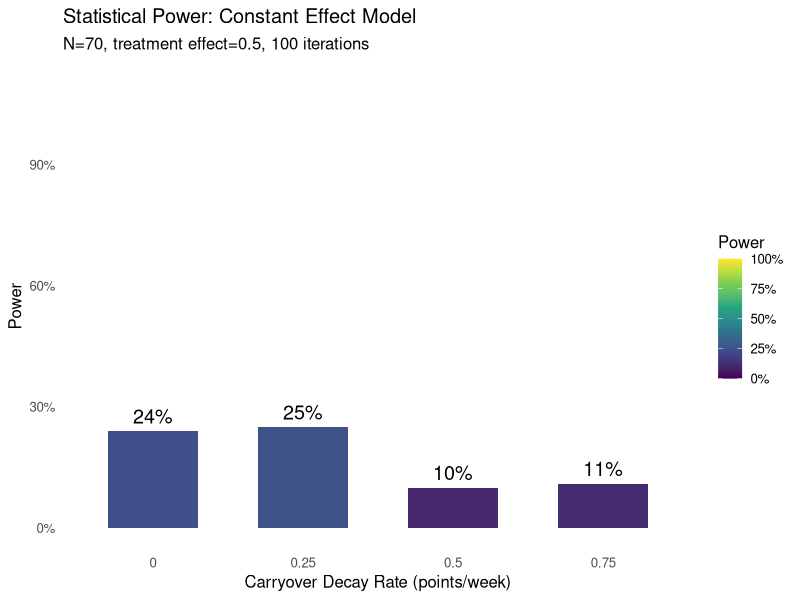

R code for this plot:
# Simplified N-of-1 Trial Simulation - Constant Effect Model
# Maximum simplification for learning

rm(list = ls())
suppressPackageStartupMessages({
  library(tidyverse)
  library(lmerTest)
  library(MASS)
  library(conflicted)
})

# Resolve conflicts
conflicts_prefer(dplyr::select)
conflicts_prefer(dplyr::filter)
conflicts_prefer(dplyr::lag)
conflicts_prefer(lmerTest::lmer)

# =============================================================================
# PARAMETERS
# =============================================================================

n_participants <- 70
n_iterations <- 100

# Three-factor response model - RATE-BASED (points per week)
BR_rate <- 0.5                 # Biological Response: drug improvement rate
ER_rate <- 0.2                 # Expectancy Response: placebo improvement rate
TR_rate <- 0.1                 # Time-variant Response: natural improvement rate
treatment_effect <- BR_rate    # Alias for display purposes

# Biomarker moderation of treatment effect
# Higher biomarker → stronger treatment response
# This creates the treatment × biomarker interaction
biomarker_moderation <- 0.25   # Per SD of biomarker, treatment effect changes by 25%

baseline_mean <- 10.0          # Mean baseline response
between_subject_sd <- 2.0      # SD of participant random effects
within_subject_sd <- 1.8       # SD of measurement noise
biomarker_mean <- 5.0          # Mean biomarker value
biomarker_sd <- 2.0            # SD of biomarker

# Correlation parameters (from Hendrickson)
# Autocorrelations within each response type
c.br <- 0.8                    # BR autocorrelation across timepoints
c.er <- 0.8                    # ER autocorrelation across timepoints
c.tr <- 0.8                    # TR autocorrelation across timepoints

# Cross-correlations between response types
c.cf1t <- 0.2                  # Same-time cross-correlation (BR-ER, BR-TR, ER-TR)
c.cfct <- 0.1                  # Different-time cross-correlation

# Biomarker and baseline correlations
c.bm_baseline <- 0.3           # Biomarker-baseline correlation
c.baseline_resp <- 0.4         # Baseline-response correlation

# Allowed correlation values (finite grid for consistent results)
allowed_correlations <- c(0, 0.1, 0.2, 0.3, 0.4, 0.5, 0.6)

# Parameter grid - what we're testing
param_grid <- expand_grid(
  biomarker_correlation = c(0.3),
  carryover_decay_rate = c(0, 0.25, 0.5, 0.75)    # Linear decay: points lost per week off drug
)

# =============================================================================
# BUILD SIGMA WITH GUARANTEED PD (Time-Based AR(1))
# =============================================================================

# Build sigma using independent construction with automatic scaling
# Structure: responses (24) conditioned on participant vars (2)
build_sigma_guaranteed_pd <- function(weeks, c.bm, params) {
  n_tp <- length(weeks)

  # Index ranges for final 26x26 (for compatibility)
  br_idx <- 1:n_tp
  er_idx <- (n_tp + 1):(2 * n_tp)
  tr_idx <- (2 * n_tp + 1):(3 * n_tp)
  bm_idx <- 3 * n_tp + 1
  bl_idx <- 3 * n_tp + 2

  # =========================================================================
  # STAGE 1: Build Σ₂₂ (2×2) - Biomarker & Baseline
  # =========================================================================
  # Always PD for |correlation| < 1

  Sigma_22 <- matrix(c(
    biomarker_sd^2,                                    c.bm_baseline * biomarker_sd * between_subject_sd,
    c.bm_baseline * biomarker_sd * between_subject_sd, between_subject_sd^2
  ), 2, 2)

  Sigma_22_inv <- solve(Sigma_22)

  # =========================================================================
  # STAGE 2: Build Σ₁₁ (24×24) - Responses with Time-Based AR(1)
  # =========================================================================
  # Guaranteed PD by construction

  # Helper: Build AR(1) covariance block based on actual time lags
  build_ar1_time <- function(weeks, rho, sigma) {
    n <- length(weeks)
    Cov <- matrix(0, n, n)
    for (i in 1:n) {
      for (j in 1:n) {
        time_lag <- abs(weeks[i] - weeks[j])
        Cov[i, j] <- sigma^2 * rho^time_lag
      }
    }
    return(Cov)
  }

  # Build diagonal blocks (within each response type)
  Sigma_BR <- build_ar1_time(weeks, c.br, within_subject_sd)
  Sigma_ER <- build_ar1_time(weeks, c.er, within_subject_sd)
  Sigma_TR <- build_ar1_time(weeks, c.tr, within_subject_sd)

  # Initialize 24x24 with diagonal blocks
  Sigma_11 <- matrix(0, 3 * n_tp, 3 * n_tp)
  Sigma_11[br_idx, br_idx] <- Sigma_BR
  Sigma_11[er_idx, er_idx] <- Sigma_ER
  Sigma_11[tr_idx, tr_idx] <- Sigma_TR

  # Add cross-correlations between response types
  # Use time-based decay for cross-correlations too
  for (i in 1:n_tp) {
    for (j in 1:n_tp) {
      time_lag <- abs(weeks[i] - weeks[j])

      if (i == j) {
        # Same timepoint: use c.cf1t
        cross_cov <- c.cf1t * within_subject_sd^2
      } else {
        # Different timepoint: use c.cfct with time decay
        cross_cov <- c.cfct * within_subject_sd^2 * (0.9^time_lag)
      }

      # BR-ER
      Sigma_11[br_idx[i], er_idx[j]] <- cross_cov
      Sigma_11[er_idx[j], br_idx[i]] <- cross_cov

      # BR-TR
      Sigma_11[br_idx[i], tr_idx[j]] <- cross_cov
      Sigma_11[tr_idx[j], br_idx[i]] <- cross_cov

      # ER-TR
      Sigma_11[er_idx[i], tr_idx[j]] <- cross_cov
      Sigma_11[tr_idx[j], er_idx[i]] <- cross_cov
    }
  }

  # =========================================================================
  # STAGE 3: Build Σ₁₂ (24×2) - Cross-covariance (regression coefficients)
  # =========================================================================

  Sigma_12 <- matrix(0, 3 * n_tp, 2)

  # Column 1: Biomarker effects on responses
  # BR strongly correlated with biomarker (this is what we're testing)
  Sigma_12[br_idx, 1] <- c.bm * within_subject_sd * biomarker_sd
  # ER and TR weakly correlated with biomarker
  Sigma_12[er_idx, 1] <- c.bm * 0.5 * within_subject_sd * biomarker_sd
  Sigma_12[tr_idx, 1] <- c.bm * 0.5 * within_subject_sd * biomarker_sd

  # Column 2: Baseline effects on responses
  Sigma_12[br_idx, 2] <- c.baseline_resp * within_subject_sd * between_subject_sd
  Sigma_12[er_idx, 2] <- c.baseline_resp * within_subject_sd * between_subject_sd
  Sigma_12[tr_idx, 2] <- c.baseline_resp * within_subject_sd * between_subject_sd

  # =========================================================================
  # STAGE 4: Check Schur Complement & Snap to Grid if Needed
  # =========================================================================

  # Function to find largest allowed correlation that keeps matrix PD
  find_valid_correlation <- function(Sigma_11, Sigma_22_inv, c.bm_requested,
                                     allowed_vals, sigma_resp, sigma_bm, sigma_bl,
                                     br_idx, er_idx, tr_idx) {
    # Try correlations from requested down to 0
    valid_vals <- allowed_vals[allowed_vals <= c.bm_requested]
    valid_vals <- sort(valid_vals, decreasing = TRUE)

    for (c.bm_try in valid_vals) {
      # Rebuild Sigma_12 with this correlation
      Sigma_12_try <- matrix(0, nrow(Sigma_11), 2)
      Sigma_12_try[br_idx, 1] <- c.bm_try * sigma_resp * sigma_bm
      Sigma_12_try[er_idx, 1] <- c.bm_try * 0.5 * sigma_resp * sigma_bm
      Sigma_12_try[tr_idx, 1] <- c.bm_try * 0.5 * sigma_resp * sigma_bm
      Sigma_12_try[br_idx, 2] <- c.baseline_resp * sigma_resp * sigma_bl
      Sigma_12_try[er_idx, 2] <- c.baseline_resp * sigma_resp * sigma_bl
      Sigma_12_try[tr_idx, 2] <- c.baseline_resp * sigma_resp * sigma_bl

      # Check if PD
      cross_term <- Sigma_12_try %*% Sigma_22_inv %*% t(Sigma_12_try)
      Sigma_cond_try <- Sigma_11 - cross_term
      min_eig <- min(eigen(Sigma_cond_try, only.values = TRUE)$values)

      if (min_eig > 1e-6) {
        return(list(c.bm = c.bm_try, Sigma_12 = Sigma_12_try, Sigma_cond = Sigma_cond_try))
      }
    }

    # Fallback to 0 correlation
    Sigma_12_try <- matrix(0, nrow(Sigma_11), 2)
    Sigma_12_try[br_idx, 2] <- c.baseline_resp * sigma_resp * sigma_bl
    Sigma_12_try[er_idx, 2] <- c.baseline_resp * sigma_resp * sigma_bl
    Sigma_12_try[tr_idx, 2] <- c.baseline_resp * sigma_resp * sigma_bl
    cross_term <- Sigma_12_try %*% Sigma_22_inv %*% t(Sigma_12_try)
    Sigma_cond_try <- Sigma_11 - cross_term

    return(list(c.bm = 0, Sigma_12 = Sigma_12_try, Sigma_cond = Sigma_cond_try))
  }

  # Find valid correlation on the grid
  result <- find_valid_correlation(
    Sigma_11, Sigma_22_inv, c.bm,
    allowed_correlations, within_subject_sd, biomarker_sd, between_subject_sd,
    br_idx, er_idx, tr_idx
  )

  Sigma_12 <- result$Sigma_12
  Sigma_cond <- result$Sigma_cond
  effective_c.bm <- result$c.bm

  if (effective_c.bm < c.bm) {
    cat(sprintf("  Snapped biomarker correlation: %.2f → %.2f (to ensure PD)\n",
                c.bm, effective_c.bm))
  }

  # =========================================================================
  # Return partitioned result
  # =========================================================================

  return(list(
    Sigma_11 = Sigma_11,
    Sigma_22 = Sigma_22,
    Sigma_12 = Sigma_12,
    Sigma_cond = Sigma_cond,
    Sigma_22_inv = Sigma_22_inv,
    requested_c.bm = c.bm,
    effective_c.bm = effective_c.bm,
    indices = list(br = br_idx, er = er_idx, tr = tr_idx, bm = bm_idx, bl = bl_idx)
  ))
}

# =============================================================================
# TWO-STAGE DATA GENERATION (2x2 + 24x24)
# =============================================================================

# Generate one participant's data using two-stage approach
# Uses pre-computed partitioned sigma from build_sigma_guaranteed_pd
generate_participant_twostage <- function(sigma_parts, idx) {
  # Stage 1: Generate participant variables (biomarker, baseline) from 2x2
  x2 <- mvrnorm(1, mu = c(0, 0), Sigma = sigma_parts$Sigma_22)

  # Stage 2: Compute conditional mean given participant vars
  # Conditional mean: μ₁|₂ = Σ₁₂ Σ₂₂⁻¹ x₂
  mu_cond <- sigma_parts$Sigma_12 %*% sigma_parts$Sigma_22_inv %*% x2

  # Generate responses from conditional distribution
  # Sigma_cond is pre-computed and guaranteed PD
  x1 <- mvrnorm(1, mu = as.vector(mu_cond), Sigma = sigma_parts$Sigma_cond)

  # Extract components
  n_tp <- length(idx$br)
  list(
    biomarker = x2[1] + biomarker_mean,
    baseline = x2[2] + baseline_mean,
    br_random = x1[1:n_tp],
    er_random = x1[(n_tp+1):(2*n_tp)],
    tr_random = x1[(2*n_tp+1):(3*n_tp)]
  )
}

# =============================================================================
# VERIFICATION: Compare two-stage vs direct 26x26
# =============================================================================

verify_twostage_equivalence <- function(Sigma, idx, n_samples = 10000) {
  cat("Verifying two-stage equivalence with", n_samples, "samples...\n")

  # Partition sigma
  partitioned <- partition_sigma(Sigma, idx)

  # Generate samples using direct method
  set.seed(999)
  samples_direct <- mvrnorm(n_samples, mu = rep(0, nrow(Sigma)), Sigma = Sigma)

  # Generate samples using two-stage method
  set.seed(888)
  samples_twostage <- matrix(0, n_samples, nrow(Sigma))
  resp_idx <- c(idx$br, idx$er, idx$tr)
  part_idx <- c(idx$bm, idx$bl)

  for (i in 1:n_samples) {
    result <- generate_participant_twostage(partitioned, idx)
    samples_twostage[i, resp_idx] <- c(result$br_random, result$er_random, result$tr_random)
    samples_twostage[i, part_idx] <- c(result$biomarker - biomarker_mean,
                                        result$baseline - baseline_mean)
  }

  # Compare covariance matrices
  cov_direct <- cov(samples_direct)
  cov_twostage <- cov(samples_twostage)

  max_cov_diff <- max(abs(cov_direct - cov_twostage))
  mean_cov_diff <- mean(abs(cov_direct - cov_twostage))

  # Compare means (should both be ~0)
  max_mean_diff <- max(abs(colMeans(samples_direct) - colMeans(samples_twostage)))

  cat(sprintf("  Max covariance difference: %.6f\n", max_cov_diff))
  cat(sprintf("  Mean covariance difference: %.6f\n", mean_cov_diff))
  cat(sprintf("  Max mean difference: %.6f\n", max_mean_diff))

  # Check if differences are within sampling error
  # Expected sampling error for covariance ~= 2*sigma^2/sqrt(n)
  expected_error <- 2 * max(diag(Sigma))^2 / sqrt(n_samples)

  if (max_cov_diff < expected_error * 3) {
    cat("  ✓ PASSED: Differences within expected sampling error\n")
    return(TRUE)
  } else {
    cat("  ✗ FAILED: Differences exceed expected sampling error\n")
    return(FALSE)
  }
}

# =============================================================================
# HYBRID DESIGN STRUCTURE
# =============================================================================

# Measurement schedule
measurement_weeks <- c(4, 8, 9, 10, 11, 12, 16, 20)

# Function to create design with randomized path assignment
create_hybrid_design <- function(n_participants, measurement_weeks) {
  # Randomize participants to 4 paths (balanced)
  path_assignment <- sample(rep(1:4, length.out = n_participants))

  # Create design matrix
  expand_grid(
    participant_id = 1:n_participants,
    week = measurement_weeks
  ) %>%
    mutate(
      path = path_assignment[participant_id],

      # Treatment assignment based on path and week
      # Weeks 4, 8: Open-label, all on active
      # Week 9: Blinded, all on active
      # Week 10: Blinded, randomized (paths 1,2 = active; paths 3,4 = placebo)
      # Weeks 11, 12: Blinded, all on placebo
      # Week 16: Blinded crossover
      # Week 20: Blinded crossover
      treatment = case_when(
        week %in% c(4, 8) ~ 1,                              # Open-label: all active
        week == 9 ~ 1,                                      # Blinded: all active
        week == 10 & path %in% c(1, 2) ~ 1,                 # Randomized: paths 1,2 active
        week == 10 & path %in% c(3, 4) ~ 0,                 # Randomized: paths 3,4 placebo
        week %in% c(11, 12) ~ 0,                            # All on placebo
        week == 16 & path %in% c(1, 3) ~ 1,                 # Crossover period
        week == 16 & path %in% c(2, 4) ~ 0,
        week == 20 & path %in% c(1, 3) ~ 0,                 # Crossover period
        week == 20 & path %in% c(2, 4) ~ 1,
        TRUE ~ NA_real_
      ),

      # Expectancy: 1.0 = open-label (know they're on drug), 0.5 = blinded
      expectancy = if_else(week %in% c(4, 8), 1.0, 0.5)
    )
}

# =============================================================================
# RUN SIMULATION
# =============================================================================

cat("Running simulation with constant effect model...\n")
cat("Treatment effect =", treatment_effect, "\n")
cat("Participants =", n_participants, "\n")
cat("Iterations per condition =", n_iterations, "\n\n")

results <- tibble()

for (i in 1:nrow(param_grid)) {
  params <- as.list(param_grid[i, ])
  cat(sprintf("Condition %d: biomarker=%.2f, carryover_decay=%.2f\n",
              i, params$biomarker_correlation, params$carryover_decay_rate))

  # Run iterations
  for (iter in 1:n_iterations) {
    set.seed(iter * 1000 + i)

    # Create design with fresh path randomization for this iteration
    hybrid_design <- create_hybrid_design(n_participants, measurement_weeks)

    n_timepoints <- length(measurement_weeks)

    # Build sigma with guaranteed PD using time-based AR(1)
    sigma_parts <- build_sigma_guaranteed_pd(measurement_weeks, params$biomarker_correlation, params)
    idx <- sigma_parts$indices
    effective_bm_corr <- sigma_parts$effective_c.bm

    # Generate correlated data for each participant using TWO-STAGE approach
    all_participant_data <- list()

    for (pid in 1:n_participants) {
      # Two-stage generation: (biomarker, baseline) then (BR, ER, TR | biomarker, baseline)
      result <- generate_participant_twostage(sigma_parts, idx)

      all_participant_data[[pid]] <- tibble(
        participant_id = pid,
        biomarker = result$biomarker,
        baseline = result$baseline,
        br_random = result$br_random,
        er_random = result$er_random,
        tr_random = result$tr_random
      )
    }

    participant_data <- bind_rows(all_participant_data) %>%
      group_by(participant_id) %>%
      mutate(timepoint_idx = row_number()) %>%
      ungroup()

    # Generate trial data
    trial_data <- hybrid_design %>%
      group_by(participant_id) %>%
      mutate(timepoint_idx = row_number()) %>%
      ungroup() %>%
      left_join(participant_data, by = c("participant_id", "timepoint_idx")) %>%
      group_by(participant_id) %>%
      arrange(week) %>%
      mutate(
        # ===========================================
        # CUMULATIVE TIME TRACKING
        # ===========================================

        # Cumulative weeks on drug
        weeks_on_drug = cumsum(treatment),

        # Cumulative weeks with expectancy (weighted by expectancy level)
        weeks_with_expectancy = cumsum(expectancy),

        # Cumulative weeks in trial (for time trend)
        weeks_in_trial = week - min(week),

        # Track when drug stops for carryover calculation
        time_off = cumsum(treatment == 0),

        # Carryover effect indicator (first week off drug after being on)
        carryover_effect = as.numeric(treatment == 0 & lag(treatment, default = 1) == 1),

        # ===========================================
        # THREE-FACTOR RESPONSE MODEL (RATE-BASED + RANDOM VARIATION)
        # ===========================================

        # Center biomarker for moderation calculation
        bm_centered = (biomarker - biomarker_mean) / biomarker_sd,

        # 1. BR (Biological Response) - accumulates while on drug + random variation
        #    - Mean: BR_rate points per week on drug
        #    - BIOMARKER MODERATION: effect scales with biomarker level
        #    - Carryover: partial at first off-drug timepoint, then 0
        #    - Random: from 26x26 sigma matrix (correlated across time)
        BR_mean = {
          # Treatment effect moderated by biomarker
          # Higher biomarker → stronger BR effect
          effective_BR_rate <- BR_rate * (1 + biomarker_moderation * bm_centered)

          br_accumulated <- lag(weeks_on_drug, default = 0) * effective_BR_rate
          first_off <- treatment == 0 & lag(treatment, default = 1) == 1

          ifelse(treatment == 1,
                 weeks_on_drug * effective_BR_rate,
                 ifelse(first_off,
                        br_accumulated * params$carryover_decay_rate,
                        0))
        },
        BR = BR_mean + br_random,

        # 2. ER (Expectancy Response) - accumulates based on expectancy + random variation
        #    - Mean: ER_rate points per week × expectancy level
        #    - Random: from 26x26 sigma matrix
        ER_mean = weeks_with_expectancy * ER_rate,
        ER = ER_mean + er_random,

        # 3. TR (Time-variant Response) - linear time trend + random variation
        #    - Mean: TR_rate points per week
        #    - Random: from 26x26 sigma matrix
        TR_mean = weeks_in_trial * TR_rate,
        TR = TR_mean + tr_random,

        # ===========================================
        # TOTAL RESPONSE
        # ===========================================
        # Response = baseline + BR + ER + TR
        # Note: baseline already includes between-subject variability from sigma
        # Note: biomarker moderation is applied explicitly to BR_mean above
        response = baseline + BR + ER + TR
      ) %>%
      ungroup()

    # Fit mixed model
    model_result <- tryCatch({
      # Re-center biomarker using sample mean (for model interpretation)
      # Note: data generation uses population parameters for standardization
      trial_data <- trial_data %>%
        mutate(bm_centered = biomarker - mean(biomarker))

      if (params$carryover_decay_rate > 0) {
        model <- lmer(response ~ treatment * bm_centered + week + carryover_effect +
                      (1 | participant_id),
                      data = trial_data)
      } else {
        model <- lmer(response ~ treatment * bm_centered + week +
                      (1 | participant_id),
                      data = trial_data)
      }

      # Extract treatment × biomarker interaction
      coefs <- summary(model)$coefficients
      idx <- which(rownames(coefs) == "treatment:bm_centered")

      if (length(idx) == 0) {
        stop("Interaction term not found")
      }

      # Calculate p-value
      t_val <- coefs[idx, "t value"]
      df_approx <- nrow(trial_data) - nrow(coefs)
      p_value <- 2 * pt(-abs(t_val), df = df_approx)

      tibble(
        iteration = iter,
        biomarker_correlation = effective_bm_corr,  # Use effective (grid) value
        carryover_decay_rate = params$carryover_decay_rate,
        effect_size = coefs[idx, "Estimate"],
        se = coefs[idx, "Std. Error"],
        t_value = t_val,
        p_value = p_value,
        significant = p_value < 0.05
      )
    }, error = function(e) {
      cat("  Error in iteration", iter, ":", conditionMessage(e), "\n")
      tibble(iteration = iter, biomarker_correlation = effective_bm_corr,
             carryover_decay_rate = params$carryover_decay_rate, effect_size = NA,
             se = NA, t_value = NA, p_value = NA, significant = NA)
    })

    results <- bind_rows(results, model_result)
  }
}

# =============================================================================
# SUMMARIZE RESULTS
# =============================================================================

cat("\n", strrep("=", 50), "\n")
cat("RESULTS\n")
cat(strrep("=", 50), "\n\n")

summary_results <- results %>%
  group_by(biomarker_correlation, carryover_decay_rate) %>%
  summarize(
    power = mean(significant, na.rm = TRUE),
    mean_effect = mean(effect_size, na.rm = TRUE),
    sd_effect = sd(effect_size, na.rm = TRUE),
    n = n(),
    .groups = "drop"
  )

print(summary_results)

# =============================================================================
# VISUALIZATION
# =============================================================================

library(viridis)

# Adaptive visualization based on data structure
plot_power_results <- function(data) {
  has_carryover <- n_distinct(data$carryover_decay_rate) > 1
  has_biomarker <- n_distinct(data$biomarker_correlation) > 1

  # Convert to factors
  data <- data %>%
    mutate(
      carryover_decay_rate = factor(carryover_decay_rate),
      biomarker_correlation = factor(biomarker_correlation)
    )

  if (has_carryover && has_biomarker) {
    # 2D heatmap
    p <- ggplot(data, aes(x = carryover_decay_rate, y = biomarker_correlation, fill = power)) +
      geom_tile(color = "white", linewidth = 0.5) +
      geom_text(aes(label = sprintf("%.0f%%", power * 100)), color = "black", size = 5) +
      labs(x = "Carryover Decay Rate (points/week)", y = "Biomarker Correlation")

  } else if (has_carryover) {
    # Bar chart by carryover
    p <- ggplot(data, aes(x = carryover_decay_rate, y = power, fill = power)) +
      geom_col(width = 0.6) +
      geom_text(aes(label = sprintf("%.0f%%", power * 100)), vjust = -0.5, size = 5) +
      scale_y_continuous(limits = c(0, 1.1), labels = scales::percent) +
      labs(x = "Carryover Decay Rate (points/week)", y = "Power")

  } else if (has_biomarker) {
    # Bar chart by biomarker
    p <- ggplot(data, aes(x = biomarker_correlation, y = power, fill = power)) +
      geom_col(width = 0.6) +
      geom_text(aes(label = sprintf("%.0f%%", power * 100)), vjust = -0.5, size = 5) +
      scale_y_continuous(limits = c(0, 1.1), labels = scales::percent) +
      labs(x = "Biomarker Correlation", y = "Power")

  } else {
    # Single bar
    p <- ggplot(data, aes(x = 1, y = power, fill = power)) +
      geom_col(width = 0.4) +
      geom_text(aes(label = sprintf("%.0f%%", power * 100)), vjust = -0.5, size = 6) +
      scale_y_continuous(limits = c(0, 1.1), labels = scales::percent) +
      labs(x = "", y = "Power") +
      theme(axis.text.x = element_blank(), axis.ticks.x = element_blank())
  }

  # Common styling
  p <- p +
    scale_fill_viridis_c(name = "Power", labels = scales::percent, limits = c(0, 1)) +
    labs(title = "Statistical Power: Constant Effect Model",
         subtitle = sprintf("N=%d, treatment effect=%.1f, %d iterations",
                           n_participants, treatment_effect, n_iterations)) +
    theme_minimal(base_size = 12) +
    theme(panel.grid = element_blank())

  return(p)
}

# Generate and save plot
p <- plot_power_results(summary_results)
print(p)

# Save outputs
output_dir <- "../output"
if (!dir.exists(output_dir)) dir.create(output_dir, recursive = TRUE)

ggsave(file.path(output_dir, "power_results.pdf"), p, width = 8, height = 6)
save(results, summary_results, file = file.path(output_dir, "simulation_results.RData"))

cat("\nDone! Results saved to", output_dir, "\n")
cat("- power_results.pdf\n")
cat("- simulation_results.RData\n")
